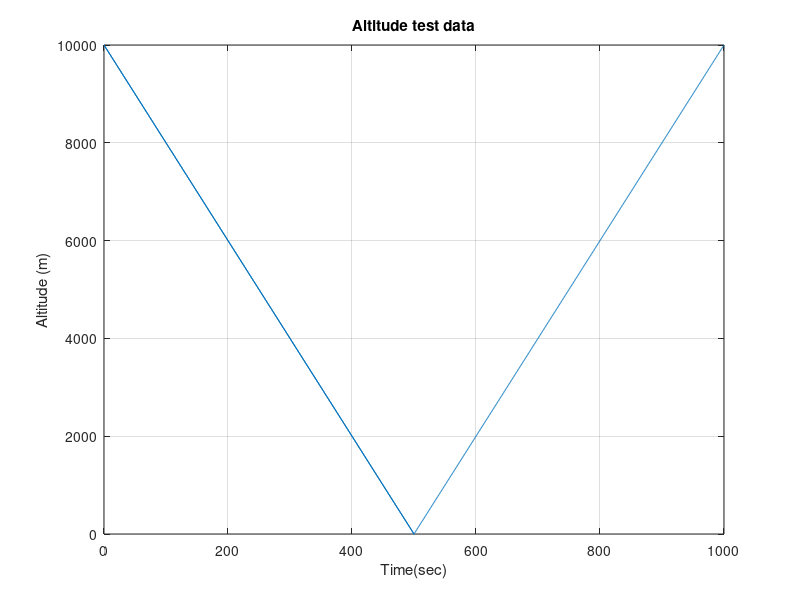

The MATLAB script that drew this image:
%{
Generate wrong altitude simulation 

%}

% flight time 
num_samples = 1000;
time = 0:0.01:50;
time = time(2:end); 
xu = 0.0005;

f = length(time)/10;
y = linspace(0, 10000, num_samples);  % y-axis
x = linspace(500,0, num_samples); % x-axis

y1 = linspace(0, 10000, num_samples);
x1 = linspace(500, 1000, num_samples);

% join the vectors 
x_joined = [x x1];
y_joined = [y y1];


% send to csv
m = [x' y'];
dlmwrite('wrong_altitude_data.csv', m); 

plot(x_joined ,y_joined);
xlabel( 'Time(sec)' );
ylabel('Altitude (m)');
title("Altitude test data");
grid on

